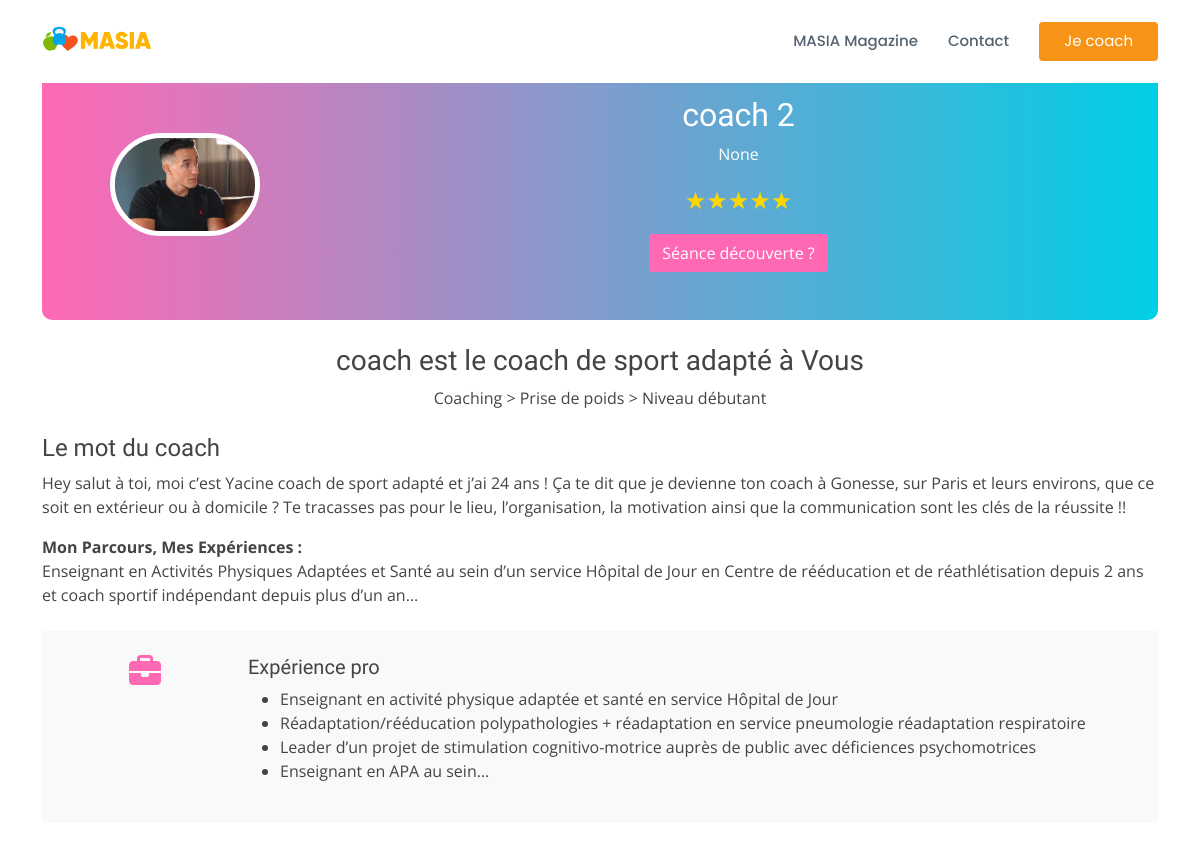
Before: /coach/2 (upper part) with the older database file.
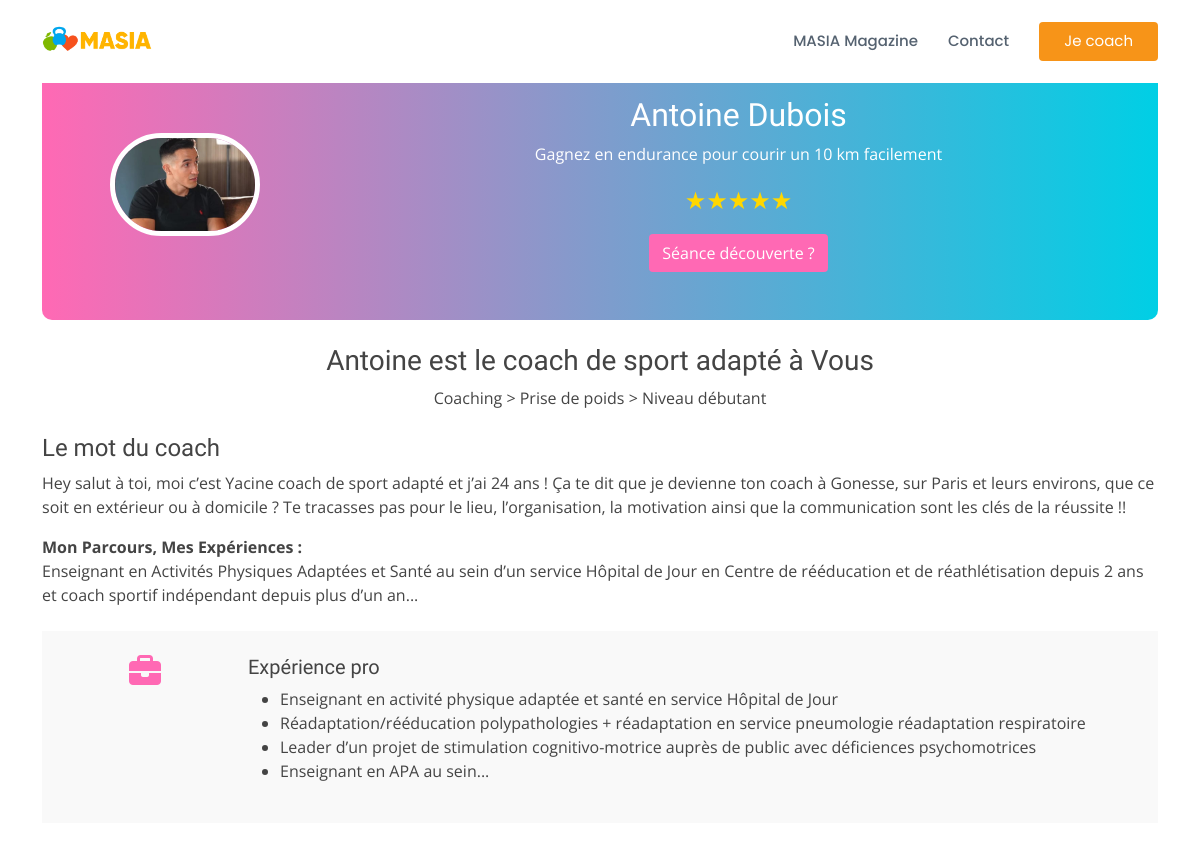
After: the same page with the newer database file.
### masia/models.py (models this page shows)
class Entrepreneur(models.Model):
    user = models.ForeignKey(User, on_delete=models.CASCADE)
    tagline = models.CharField("Titre", max_length=75, null=True, blank=True)
    avg_rating = models.DecimalField(max_digits=2, decimal_places=1, default=5.0)
    photo = models.FileField(
        upload_to="entrepreneurs/photos", default="entrepreneurs/photos/avatar.png"
    )
    phone = models.CharField(max_length=15, blank=True, null=True, unique=True)
    wphone = models.CharField(max_length=15, blank=True, null=True)
    address = models.TextField(blank=True, null=True)
    waddress = models.TextField(blank=True, null=True)
    logo = models.FileField(
        upload_to="entrepreneurs/logos",
        default="entrepreneurs/logos/avatar.png",
        null=True,
        blank=True,
    )
    stamp = models.FileField(
        upload_to="entrepreneurs/stamps",
        null=True,
        blank=True,
    )
    verified = models.BooleanField(default=False)
    rfq = models.IntegerField(default=0)
    views = models.IntegerField(default=0)
    projects = models.IntegerField(default=0)
    posted = models.DateTimeField(auto_now_add=True)
    updated = models.DateTimeField(auto_now=True)
    def __str__(self):
        return "%s %s" % (self.user.first_name, self.user.last_name)
    class Meta:
        verbose_name = "Entrepreneur"
        verbose_name_plural = "Entrepreneurs"

### masia/views.py (the view)
# urls.py: path("coach/<id>", views.send_rfq, name="coach"),
def send_rfq(request, id):
    try:
        entrepreneur = Entrepreneur.objects.get(id=id)
        print(entrepreneur)
        context = {
            "e": entrepreneur,
            "page_title": "Profil coach",
        }
        return render(request, "masia/coach.html", context)
    except:
        print("EXCEPTION: ", traceback.format_exc())

### masia/templates/masia/coach.html (shortened to what this page needs)
{% extends 'masia/base.html' %}
{% load static %}
{% block content %}
<div class="container my-5">
    <div class="header py-5 px-3 text-white" style="background: linear-gradient(to right, #ff69b4, #00cfe5); border-radius: 10px;">
      <div class="row align-items-center">
          <div class="col-md-3 col-12 text-center mb-3 mb-md-0">
            <img src="{{ e.photo.url }}" alt="Coach Image" class="img-fluid rounded-pill" style="max-width: 150px; border: 5px solid white;">
        </div>
          <div class="col-md-9 col-12 text-center text-md-left">
              <h2>{{ e.user.first_name }} {{ e.user.last_name }}</h2>
              <p>{{ e.tagline }}</p>
              <div class="star-rating" style="font-size: 24px; color: gold;">
                ★★★★★
            </div>
              <button class="btn mt-3" style="background-color: #ff69b4; color: white;" onclick="scrollToSection()">Séance découverte ?</button>
          </div>
      </div>
  </div>
    <div class="mt-4">
        <h3 class="text-center">{{ e.user.first_name }} est le coach de sport adapté à Vous</h3>
        <p class="text-center">Coaching &gt; Prise de poids &gt; Niveau débutant</p>
        <div class="mt-4">
            <h4>Le mot du coach</h4>
            <p>
                Hey salut à toi, moi c’est Yacine coach de sport adapté et j’ai 24 ans ! Ça te dit que je devienne ton coach à Gonesse, sur Paris et leurs environs, que ce soit en extérieur ou à domicile ? Te tracasses pas pour le lieu, l’organisation, la motivation ainsi que la communication sont les clés de la réussite !!
            </p>
            <p>
                <strong>Mon Parcours, Mes Expériences :</strong><br>
                Enseignant en Activités Physiques Adaptées et Santé au sein d’un service Hôpital de Jour en Centre de rééducation et de réathlétisation depuis 2 ans et coach sportif indépendant depuis plus d’un an...
            </p>
        </div>
        <div class="experience-section mt-4 p-4" style="background-color: #f9f9f9;">
            <div class="row">
                <div class="col-md-2 text-center">
                    <i class="fa fa-briefcase" style="font-size: 32px; color: #ff69b4;"></i>
                </div>
                <div class="col-md-10">
                    <h5>Expérience pro</h5>
                    <ul>
                        <li>Enseignant en activité physique adaptée et santé en service Hôpital de Jour</li>
                        <li>Réadaptation/rééducation polypathologies + réadaptation en service pneumologie réadaptation respiratoire</li>
                        <li>Leader d’un projet de stimulation cognitivo-motrice auprès de public avec déficiences psychomotrices</li>
                        <li>Enseignant en APA au sein...</li>
                    </ul>
                </div>
            </div>
        </div>
    </div>
</div>
{% endblock content %}

Changed rows visible on the page:
changed Entrepreneur: user.first_name "coach" → "Antoine"; user.last_name "2" → "Dubois"; tagline "None" → "Gagnez en endurance pour courir un 10 km facilement"
